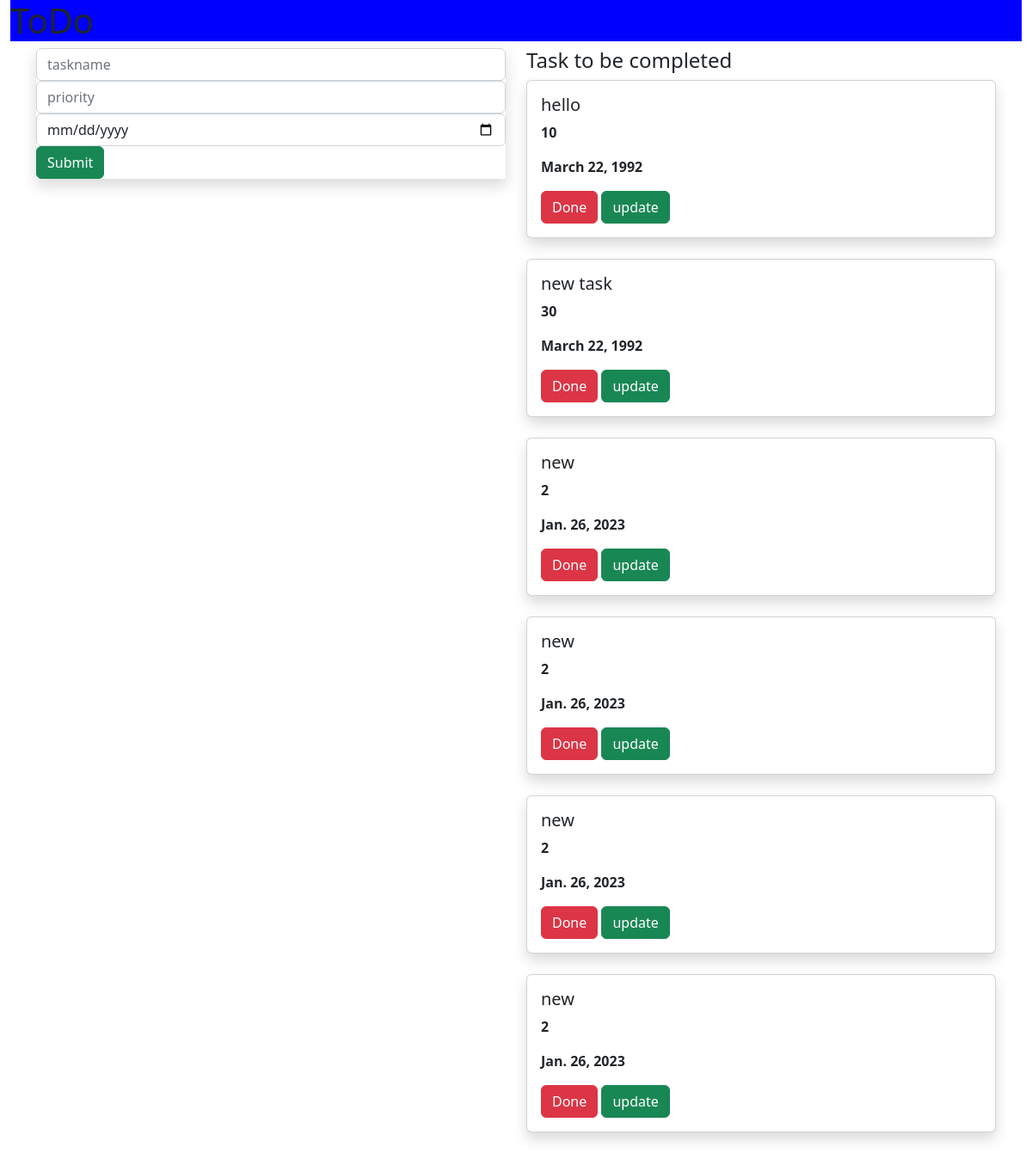
The page / on the database its author committed.
### todoapp/models.py (models this page shows, shortened)
class Task(models.Model):
    name = models.CharField(max_length=250)
    priority = models.IntegerField()
    date=models.DateField()

### todoapp/views.py (the view)
# urls.py: path('', views.add, name='home'),
def add(request):
    task1 = Task.objects.all()
    if request.method == 'POST':
        name = request.POST.get('task', '')
        priority = request.POST.get('priority', '')
        date = request.POST.get('date', '')
        task = Task(name=name, priority=priority, date=date)
        task.save()
    return render(request, "home.html", {'task1': task1})

### templates/home.html (shortened to what this page needs)
{% extends 'base.html' %}
{% block content %}
<div class="container-fluid">
    <div class="row">
        <div class="col-md-12">
            <div class="banner">
                <div class="banner-text">
                    <h1>ToDo</h1>
                </div>
            </div>
        </div>
    </div>
</div>
<div class="container">
    <div class="row">
        <div class="col-md-6">
            <form method="POST" class="mp-3 shadow">
                <div class="form-group">
                    <input type="text" class="form-control" name="task" placeholder="taskname">
                </div>
                <div class="form-group">
                    <input type="text" class="form-control" name="priority" placeholder="priority">
                </div>
                <div class="form-group">
                    <input type="date" class="form-control" name="date" placeholder="date">
                </div>
                    <input type="submit" class="btn btn-success">
            </form>
        </div>
        <div class="col-md-6">
            <h4>Task to be completed</h4>
            {% for i in task1 %}
            <div class="shadow card">
                <div class="card-body">
                    <h5 class="card-title">{{i.name}}</h5>
                    <p><b>{{i.priority}}</b></p>
                    <p><b>{{i.date}}</b></p>
                    <a class="btn btn-danger" href="{% url 'delete' i.id %}">Done</a>
                    <a class="btn btn-success" href="{% url 'update' i.id %}">update</a>
                </div>
            </div>
            <br>
            {% endfor %}
        </div>
    </div>
</div>
{% endblock %}

### templates/base.html (shortened to what this page needs)
{% load static %}
<!DOCTYPE html>
<html lang="en">
<head>
<link rel="stylesheet" href="https://cdn.jsdelivr.net/npm/bootstrap@5.2.3/dist/css/bootstrap.min.css"></head>
<link rel="stylesheet" href="{% static 'style.css' %}">
<body>
{% block content %}
{% endblock %}
</body>
</html>

### static/style.css (style rules this page uses)
.banner { background-color:blue; }

### rows shown on the page
Task: name "hello", priority "10", date "March 22, 1992"
Task: name "new task", priority "30", date "March 22, 1992"
Task: name "new", priority "2", date "Jan. 26, 2023"
Task: name "new", priority "2", date "Jan. 26, 2023"
Task: name "new", priority "2", date "Jan. 26, 2023"
Task: name "new", priority "2", date "Jan. 26, 2023"
